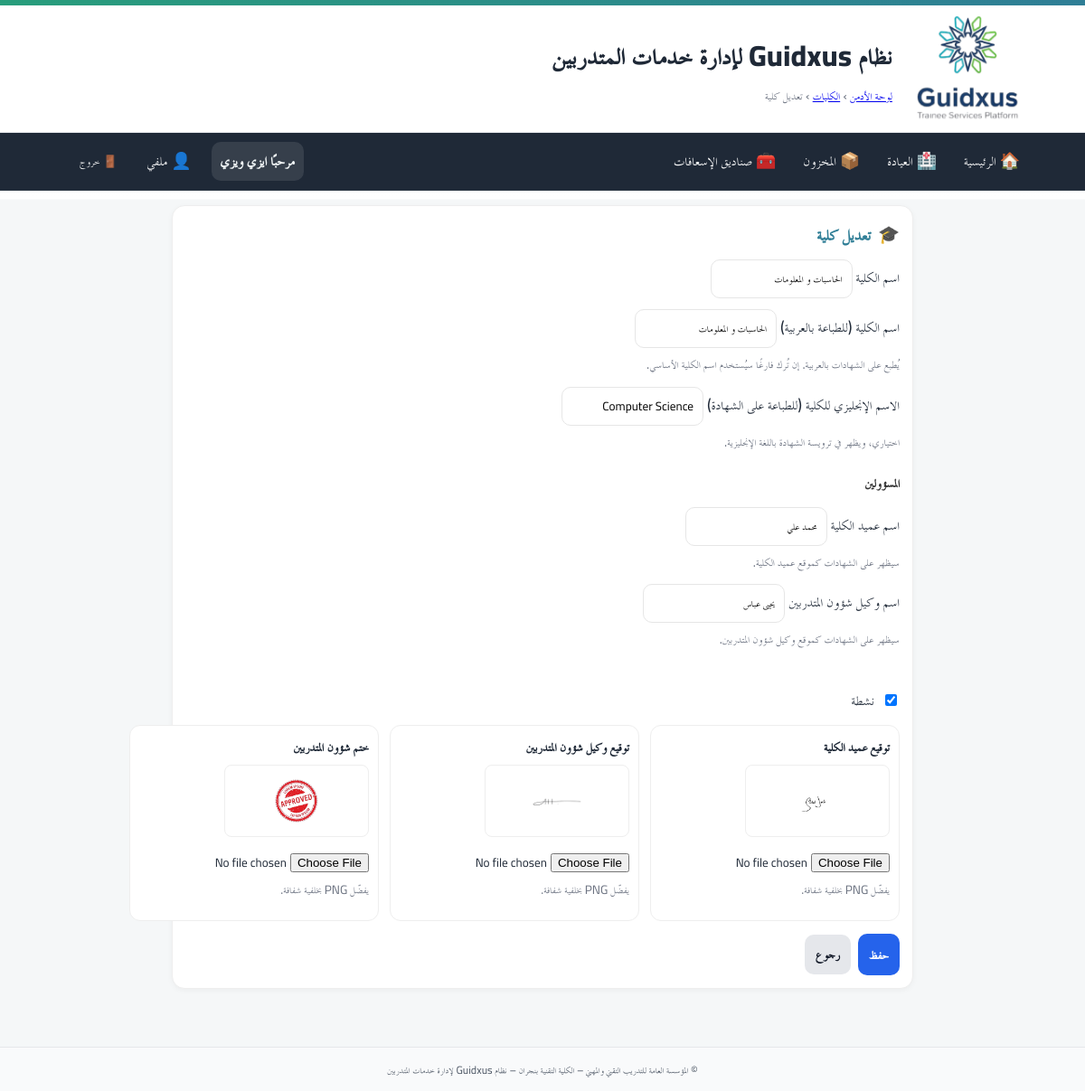
The app's page /admin/colleges/1/edit (signed in) with its own data.
### app/models.py (models this page shows)
class User(Base):
    __tablename__ = "users"
    id = Column(Integer, primary_key=True, autoincrement=True)
    full_name = Column(String(255), nullable=False)
    username = Column(String(100), unique=True, nullable=False, index=True)
    password_hash = Column(String(255), nullable=False)
    is_admin = Column(Boolean, default=False, nullable=False)   # سوبر أدمن (صلاحيات كاملة)
    is_college_admin = Column(Boolean, default=False, nullable=False)  # أدمن كلية (صلاحيات في نطاق كلية واحدة)
    college_admin_college = Column(String(255), nullable=True)  # الكلية التي يديرها أدمن الكلية
    is_hod = Column(Boolean, default=False, nullable=False)      # رئيس قسم؟
    is_doc = Column(Boolean, default=False, nullable=False)      # 👈 طبيب الكلية (جديد)
    doctor_college = Column(String(255), nullable=True)          # الكلية التي يعمل فيها الطبيب
    hod_college = Column(String(255), nullable=True)             # كلية رئيس القسم (إن وُجد)
    is_active = Column(Boolean, default=True, nullable=False)
    must_change_password = Column(Boolean, default=True, nullable=False)  # يجب تغيير كلمة المرور عند أول دخول
    created_at = Column(DateTime, server_default=func.now(), nullable=False)
    updated_at = Column(DateTime, onupdate=func.now())
    headed_departments = relationship(
        "Department",
        back_populates="head_user",
        foreign_keys="Department.head_user_id",
        lazy="selectin",
    )
    login_logs = relationship(
        "LoginLog",
        back_populates="user",
        cascade="all, delete-orphan",
        passive_deletes=True,
        lazy="selectin",
    )

class College(Base):
    __tablename__ = "colleges"
    id = Column(Integer, primary_key=True, index=True)
    name = Column(String(255), nullable=False)
    name_en = Column(String(255), nullable=True)                 # إنجليزي للطباعة
    name_print_ar = Column(String(255), nullable=True)           # عربي للطباعة (جديد)
    dean_name = Column(String(255), nullable=True)
    vp_students_name = Column(String(255), nullable=True)
    vp_trainers_name = Column(String(255), nullable=True)
    dean_sign_path = Column(Text, nullable=True)
    vp_students_sign_path = Column(Text, nullable=True)
    students_affairs_stamp_path = Column(Text, nullable=True)
    is_active = Column(Boolean, nullable=False, default=False)
    created_at = Column(DateTime, server_default=func.now(), nullable=False)
    updated_at = Column(DateTime, server_default=func.now(), onupdate=func.now(), nullable=False)

### app/routers/admin_colleges.py (the view)
@router.get("/{cid}/edit")
def college_edit_form(
    cid: int,
    request: Request,
    admin=Depends(require_admin),
    db: Session = Depends(get_db),
):
    item = db.get(College, cid)
    if not item:
        raise HTTPException(status_code=404, detail="الكلية غير موجودة")
    cu = get_current_user(request, db)
    if cu and cu.is_college_admin and cu.college_admin_college and normalize(item.name) != normalize(cu.college_admin_college):
        raise HTTPException(status_code=status.HTTP_403_FORBIDDEN, detail="صلاحية التعديل مقتصرة على كليتك")
    return templates.TemplateResponse(
        "admin/college_form.html",
        {"request": request, "mode": "edit", "item": item, "preset_name": "", "error": None},
    )

### app/templates/admin/college_form.html (shortened to what this page needs)
{% extends "base.html" %}
{% block breadcrumb %}
  <a href="/admin/">لوحة الأدمن</a> › <a href="/admin/colleges">الكليات</a> ›
  <span>{{ 'كلية جديدة' if mode=='create' else 'تعديل كلية' }}</span>
{% endblock %}
{% block content %}
<div class="card form-card">
  <div class="card-head">
    <div class="card-icon">🎓</div>
    <h3>{{ 'إنشاء كلية' if mode=='create' else 'تعديل كلية' }}</h3>
  </div>
  <form method="post" id="collegeForm" enctype="multipart/form-data">
    <div class="field">
      <label>اسم الكلية
        <input type="text" name="name" id="f_name" required value="{{ item.name if item else (preset_name or '') }}">
      </label>
    </div>
    <div class="field">
      <label>اسم الكلية (للطباعة بالعربية)
        <input type="text" name="name_print_ar" id="f_name_print_ar" value="{{ item.name_print_ar if item and item.name_print_ar else '' }}" placeholder="مثال: الكلية التقنية بنجران">
      </label>
      <div class="hint">يُطبع على الشهادات بالعربية. إن تُرك فارغًا سيُستخدم اسم الكلية الأساسي.</div>
    </div>
    <div class="field">
      <label>الاسم الإنجليزي للكلية (للطباعة على الشهادة)
        <input type="text" name="name_en" id="f_name_en" value="{{ item.name_en if item and item.name_en else '' }}" placeholder="مثال: Technical College in Najran">
      </label>
      <div class="hint">اختياري، ويظهر في ترويسة الشهادة باللغة الإنجليزية.</div>
    </div>
    <h4 style="margin-top: 20px; margin-bottom: 12px; font-size: 1rem; color: #333;">المسؤولين</h4>
    <div class="field">
      <label>اسم عميد الكلية
        <input type="text" name="dean_name" id="f_dean" value="{{ item.dean_name if item and item.dean_name else '' }}" placeholder="مثال: أ.د. محمد علي">
      </label>
      <div class="hint">سيظهر على الشهادات كموقع عميد الكلية.</div>
    </div>
    <div class="field">
      <label>اسم وكيل شؤون المتدربين
        <input type="text" name="vp_students_name" id="f_vps" value="{{ item.vp_students_name if item and item.vp_students_name else '' }}" placeholder="مثال: أ.د. فاطمة محمود">
      </label>
      <div class="hint">سيظهر على الشهادات كموقع وكيل شؤون المتدربين.</div>
    </div>
    <div class="row">
      <div class="field">
        <label class="actions" style="margin-top:28px;">
          <input type="checkbox" name="is_active" id="f_active" {% if item and item.is_active %}checked{% endif %}>
          <span>نشطة</span>
        </label>
      </div>
    </div>
    <div class="uploads-grid">
      <div class="box">
        <h4>توقيع عميد الكلية</h4>
        {% if item and item.dean_sign_path %}
          <img class="thumb" src="{{ item.dean_sign_path }}" alt="Dean Signature">
        {% else %}
          <div class="upload-note">لا يوجد ملف محفوظ</div>
        {% endif %}
        <div class="field" style="margin-top:6px;">
          <input type="file" name="dean_sign" accept=".png,.jpg,.jpeg,.webp">
          <div class="upload-note">يفضّل PNG بخلفية شفافة.</div>
        </div>
      </div>
      <div class="box">
        <h4>توقيع وكيل شؤون المتدربين</h4>
        {% if item and item.vp_students_sign_path %}
          <img class="thumb" src="{{ item.vp_students_sign_path }}" alt="VP Students Signature">
        {% else %}
          <div class="upload-note">لا يوجد ملف محفوظ</div>
        {% endif %}
        <div class="field" style="margin-top:6px;">
          <input type="file" name="vp_students_sign" accept=".png,.jpg,.jpeg,.webp">
          <div class="upload-note">يفضّل PNG بخلفية شفافة.</div>
        </div>
      </div>
      <div class="box">
        <h4>ختم شؤون المتدربين</h4>
        {% if item and item.students_affairs_stamp_path %}
          <img class="thumb" src="{{ item.students_affairs_stamp_path }}" alt="Students Affairs Stamp">
        {% else %}
          <div class="upload-note">لا يوجد ملف محفوظ</div>
        {% endif %}
        <div class="field" style="margin-top:6px;">
          <input type="file" name="students_affairs_stamp" accept=".png,.jpg,.jpeg,.webp">
          <div class="upload-note">يفضّل PNG بخلفية شفافة.</div>
        </div>
      </div>
    </div>
    <div class="actions" style="margin-top:14px;">
      <button class="btn btn-primary" type="submit">حفظ</button>
      <a class="btn btn-secondary" href="/admin/colleges">رجوع</a>
    </div>
  </form>
</div>
{% endblock %}

### app/templates/base.html (shortened to what this page needs)
<!doctype html>
<html lang="ar" dir="rtl">
<head>
  <link rel="stylesheet" href="/static/css/app.css">
  <link rel="stylesheet" href="/static/css/custom.css">
</head>
<body>
  <header class="site-header">
    <div class="topband"></div>
    <div class="header-inner">
      {% if ui_logo_url %}
        <img src="{{ ui_logo_url }}" alt="{{ app_name or 'Logo' }}" class="logo">
      {% else %}
        <img src="/static/images/favicon.ico" alt="{{ app_name or 'Logo' }}" class="logo">
      {% endif %}
      <div class="titles">
        <h1 class="site-title">نظام Guidxus لإدارة خدمات المتدربين</h1>
        <div class="breadcrumb">{% block breadcrumb %}{% endblock %}</div>
      </div>
    </div>
  </header>
  <nav class="main-nav">
    <div class="nav-inner">
      <a href="/">🏠 الرئيسية</a>
      {% set cu = request.session.get('user') %}
      {% set display_name = (cu.get('full_name') if cu and cu.get('full_name') else (cu.get('username') if cu and cu.get('username') else 'مستخدم')) %}
      {% if cu %}
        {% if cu.get('is_doc') %}
          <a href="/clinic/">🏥 العيادة</a>
          <a href="/inventory/">📦 المخزون</a>
          <a href="/first-aid/">🧰 صناديق الإسعافات</a>
        {% endif %}
        <div class="navbar-right">
          <span class="greeting">مرحبًا {{ display_name }}</span>
          <a href="/profile/" class="btn-link" title="ملفي الشخصي">👤 ملفي</a>
          <form method="post" action="/auth/logout" style="margin:0;">
            <button class="btn-link btn-logout" title="تسجيل الخروج">🚪 خروج</button>
          </form>
        </div>
      {% else %}
        <div class="nav-spacer"></div>
        <a href="/auth/login">🔐 تسجيل الدخول</a>
      {% endif %}
    </div>
  </nav>
  <main class="container">
    {% block content %}{% endblock %}
  </main>
  <footer class="site-footer">
    <div class="container">
      <small>
        {{ ui_footer or "© المؤسسة العامة للتدريب التقني والمهني – الكلية التقنية بنجران – نظام Guidxus لإدارة خدمات المتدربين" }}
      </small>
    </div>
  </footer>
</body>
</html>

### app/static/css/app.css (style rules this page uses)
:root { --tvtc-green-1:#7EC6A4; --tvtc-green-2:#289D7B; --tvtc-blue-1:#6BB6C8; --tvtc-blue-2:#2F7E96; --tvtc-gray-1:#F5F7F8; --tvtc-gray-2:#E5E7EA; --tvtc-gray-3:#6B7280; --tvtc-black:#1F2937; --tvtc-ivory:#FAFAF7; }
* { box-sizing:border-box; font-family:"Cairo","TraditionalArabicCustom","MajallaCustom","Noto Kufi Arabic","Segoe UI",Arial,sans-serif; }
body { margin:0; background:linear-gradient(180deg,var(--tvtc-ivory),#fff 220px,var(--tvtc-gray-1) 221px); color:var(--tvtc-black); font-size:18px; line-height:1.7; }
.container { max-width:1100px; margin-inline:auto; padding:16px; }
.site-header { background:#fff; border-bottom:1px solid var(--tvtc-gray-2); }
.header-inner { display:flex; align-items:center; gap:16px; padding-block:12px; }
.logo { height:56px; width:auto; filter: drop-shadow(0 1px 0 rgba(0,0,0,.05)); }
.site-title { margin:0; color:var(--tvtc-blue-2); font-weight:700; letter-spacing:.3px; }
.breadcrumb { color:var(--tvtc-gray-3); font-size:.9rem; }
.topband { height:6px; background:linear-gradient(90deg,var(--tvtc-green-2),var(--tvtc-blue-2)); }
.site-footer { margin-top:40px; background:#fff; border-top:1px solid var(--tvtc-gray-2); padding:16px; color:var(--tvtc-gray-3); text-align:center; }
.card { background:#fff; border:1px solid var(--tvtc-gray-2); border-radius:12px; padding:16px; margin-block:12px; box-shadow:0 2px 6px rgba(0,0,0,.04); }
.card-head { display:flex; align-items:center; gap:10px; margin-bottom:8px; }
.card-head h3 { margin:0; font-weight:800; color:var(--tvtc-blue-2); }
.card-icon { font-size:1.1rem; opacity:.9; }
.actions { display:flex; gap:12px; justify-content:flex-start; margin-top:16px; }
.btn { display:inline-block; padding:12px 18px; border-radius:10px; border:1px solid transparent; text-decoration:none; font-weight:800; font-size:1rem; cursor:pointer; }
.btn-primary { background:var(--tvtc-blue-2); color:#fff; }
.btn-secondary { background:#fff; color:var(--tvtc-blue-2); border-color:var(--tvtc-blue-2); }
.main-nav { background: #1f2937; color: #fff; border-bottom: 1px solid rgba(255,255,255,.06); }
.main-nav .nav-inner { display: flex; gap: 10px; align-items: center; padding: 10px 12px; max-width: 1100px; margin: 0 auto; }
.main-nav a { color:#fff; text-decoration:none; padding:6px 10px; border-radius:8px; }
.main-nav form { margin-inline-start: auto; }
.btn-link { background: transparent; color: #fff; border: 0; cursor: pointer; padding: 6px 10px; border-radius: 8px; }

### app/static/css/custom.css (style rules this page uses)
.nav-inner a { display: inline-flex; align-items: center; gap: 6px; color: #fff; text-decoration: none; padding: 6px 10px; border-radius: 8px; }
.nav-inner .btn-link { display: inline-flex; align-items: center; gap: 6px; background: transparent; color: #fff; border: 0; cursor: pointer; padding: 6px 10px; border-radius: 8px; }
.navbar-right { display: flex; align-items: center; gap: 12px; }
.greeting { font-weight: 700; color: #f0f5f6; background: rgba(255, 255, 255, 0.10); padding: 6px 10px; border-radius: 10px; }
.btn-logout { margin-left: 40px; }
.btn-logout { margin-left: 16px; }
.card { background: #fff; border: 1px solid #eee; border-radius: 14px; padding: 14px; margin-bottom: 12px; }
.card-head { display: flex; align-items: center; gap: 8px; margin-bottom: 10px; }
.card-icon { font-size: 1.2rem; }
.actions { display: flex; gap: 8px; align-items: center; }
.btn { padding: 8px 12px; border-radius: 10px; border: 0; cursor: pointer; }
.btn-primary { background: #2563eb; color: #fff; }
.btn-secondary { background: #e5e7eb; color: #111827; }
.site-footer { background: #f9fafb; padding: 12px 0; text-align: center; font-size: .9rem; color: #4b5563; }

### app/templates/admin/college_form.html (style rules this page uses)
.form-card { max-width: 820px; margin: 0 auto; }
.field { display:flex; flex-direction:column; gap:6px; margin-bottom:12px; }
.field input[type="text"] { padding:8px 10px; border:1px solid #e6e6e6; border-radius:10px; }
.row { display:grid; grid-template-columns: 1fr 1fr; gap:12px; }
.hint { color:#6b7280; font-size:.9rem; }
.thumb { width:160px; height:80px; object-fit:contain; border:1px solid #eee; background:#fff; padding:6px; border-radius:8px; }
.upload-note { font-size:.85rem; color:#6b7280; }
.uploads-grid { display:grid; grid-template-columns: 1fr 1fr 1fr; gap:12px; }
.box { border:1px solid #eee; border-radius:12px; padding:10px; background:#fff; }
.box h4 { margin:0 0 6px; font-size:1rem; }

### records on screen
User: full_name "ايزي ويزي"
College: name "الحاسبات و المعلومات", name_print_ar "الحاسبات و المعلومات", name_en "Computer Science", dean_name "محمد علي", vp_students_name "يحيى عباس", is_active "☑", dean_sign_path (picture), vp_students_sign_path (picture), students_affairs_stamp_path (picture)

### other values on screen
{{ 'كلية جديدة' if mode=='create' else 'تعديل كلية' }} "تعديل كلية"
{{ 'إنشاء كلية' if mode=='create' else 'تعديل كلية' }} "تعديل كلية"
